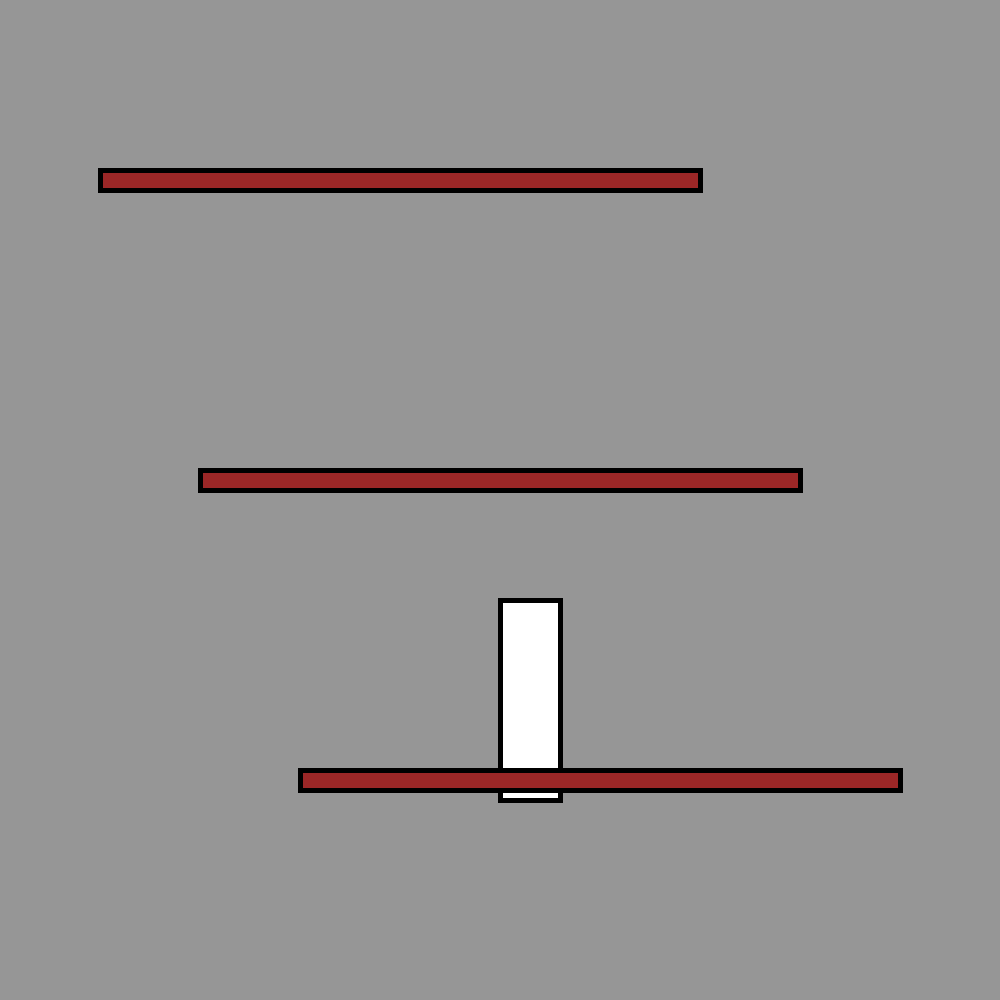
Frame 1 (no input)
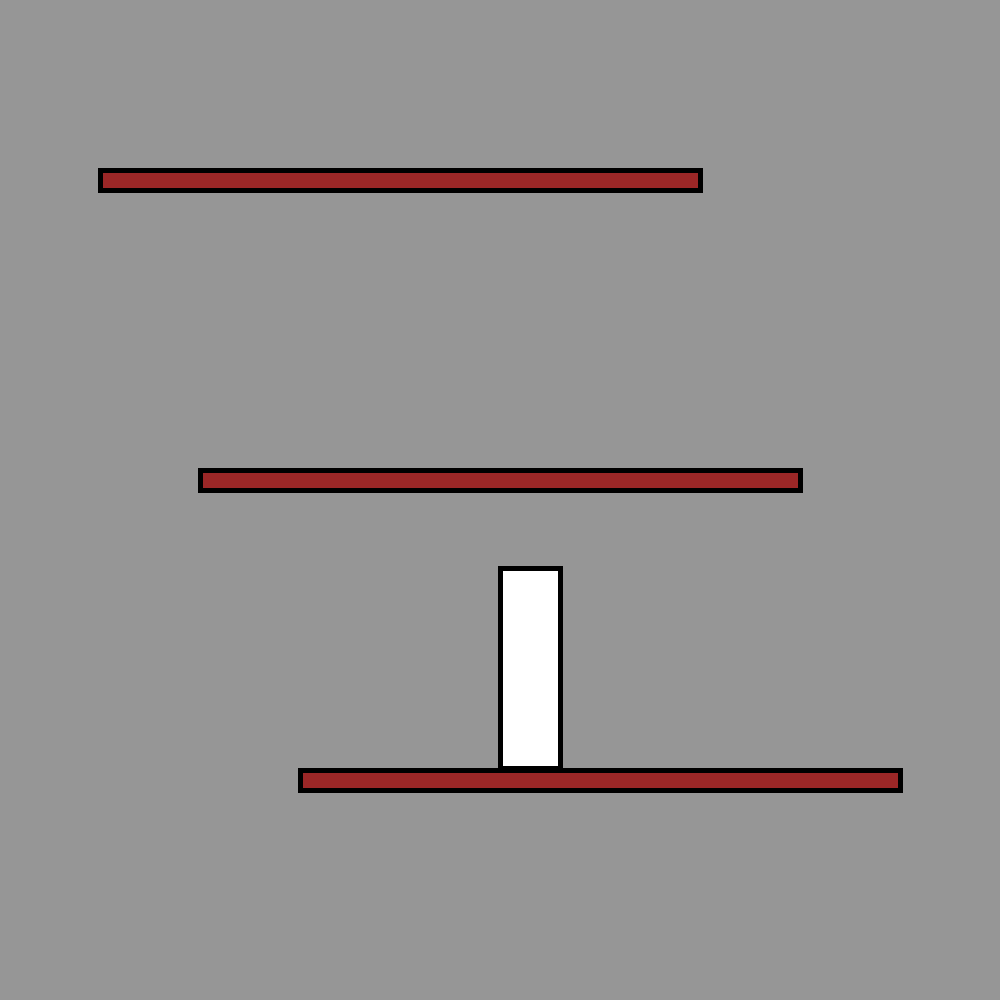
Frame 60 (the mouse pressed at the canvas centre just before this capture)
Frame 120 (the mouse held since frame 60 and released just before this capture): identical to frame 60, image omitted

The Processing sketch that drew these frames (run headless with seeded random() and noise(); from frame 60 on, the mouse is pressed at the canvas centre):

// Processing sketch: StickmanBjoern_Version4
// ── StickmanBjoern_Version4.pde
Stickman stickman;
Platform platform1;
Platform platform2;
Platform platform3;
float x,y,w,h;
int ground=800;
boolean left,right,up, down;
int stickmanHeight=200;
int Hoffset=30;
int Pxoffset=200;
int Doffset=20;


void setup(){
  size(1000,1000);
  stickman=new Stickman(width/2,ground-stickmanHeight-h);
  platform1 = new Platform(x,y+300);
  platform2 = new Platform(x+100,y+600);
  platform3 = new Platform(x-100,y);
  
  //platforms[0] = new Platform(x,ground-stickmanHeight+Hoffset);
  //platforms[1] = new Platform(100,500-stickmanHeight+Hoffset);
}
void draw(){
  background(150);
  strokeWeight(5);
  stickman.display();
  stickman.move();
 //for (int i=0; i<platforms.length; i++){
    //platforms[i].display();
  platform1.display();
  platform2.display();
  platform3.display();
  stickman.checkEdges();
  
   if (Intersecting(stickman,platform1)){
    stickman.land(platform1.y);
   }
   else if (Intersecting(stickman,platform2)){
    stickman.land(platform2.y);
   }
   else if (Intersecting(stickman,platform3)){
    stickman.land(platform3.y);
   }
  else{
    stickman.connected=false;
  }
   }
   
 boolean Intersecting(Stickman r1, Platform r2){
  //what is the distance apart on the x-axis
  float distanceX = (r1.x + r1.w/2) - (r2.x + r2.w/2);
  //what is the distance apart on the x-axis
  float distanceY = (r1.y + r1.h/2) - (r2.y + r2.h/2);
  
  //what is the combined half-widths
  float combinedHalfW = r1.w/2 + r2.w/2;
  //what is the combined half-heights
  float combinedHalfH = r1.h/2 + r2.h/2;
  
  //check for intersection on x-axis
  if (abs(distanceX)<combinedHalfW){
  //check for intersection on y-axis  
  if (abs(distanceY)<combinedHalfH){
    //huzzah they're intersecting
    return true;
    }
  }
 return false;
}
 void keyPressed(){
switch (keyCode){
  case 37: 
  left = true;
    break;
  case 38:
  up = true;
    break;
  case 39:
  right=true;
    break;
  case 40:
  down=true;
    break;
  }
}
void keyReleased(){
  switch (keyCode){
  case 37: 
  left = false;
    break;
  case 38:
  up = false;
    break;
  case 39:
  right=false;
    break;
  case 40:
  down=false;
    break;
  }
}

// ── Platform.pde
class Platform{
  float x,y,w,h;
  
 Platform(float startX, float ground){
   x = startX+Pxoffset;
   y = ground;
   w = 600;
   h = 20;
 }
 void display(){
   fill(#9B2727);
   rect(x,y+stickmanHeight-Hoffset,600,h);  
 }
}

// ── StickMan.pde
  class Stickman{
  
  float x,y,w,h;
  float speedX,speedY;
  boolean connected;
  float gravity;
  
  Stickman(float startX,float startY){
    x=startX;
    y=startY;
    w=32;
    h=32;
    
    speedX=0;
    speedY=0;
    
    connected=true;
    gravity=0.6;
 }
 void display(){
fill(255);
rect(x,y,60,stickmanHeight);
}
void move(){
 if (left){
      speedX=-6;
  }
  if (right){
    speedX=6;
  }
  if (!left && !right){
    speedX=0;
  }
  else if (left && right){
    speedX=0;
  }
  if (up && connected==true){
  speedY=-20;  
  connected=false;
  }
  if (connected==false){
  speedY += gravity;//apply gravity when not on a platform
  }
  if (y>height){
  y=ground-stickmanHeight-h;
  x=width/2;
  speedY=0;
  }
  x+=speedX;
  y+=speedY;
  
}
 void land(float destY){
    speedY=0;
    connected=true;
    y=destY-h;
  println(connected);
}
void checkEdges(){
  if ((x==0)||(x==width)){
   speedX=speedX*-1; 
}
}
}
